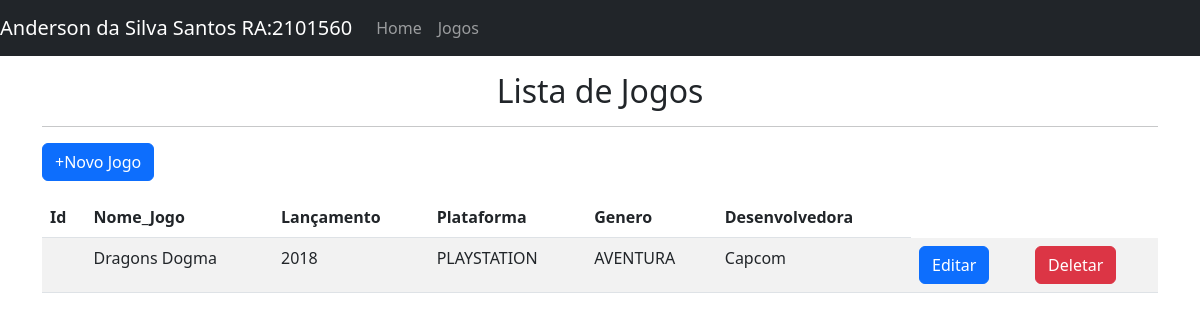
/games, run on an earlier commit of the app's database.
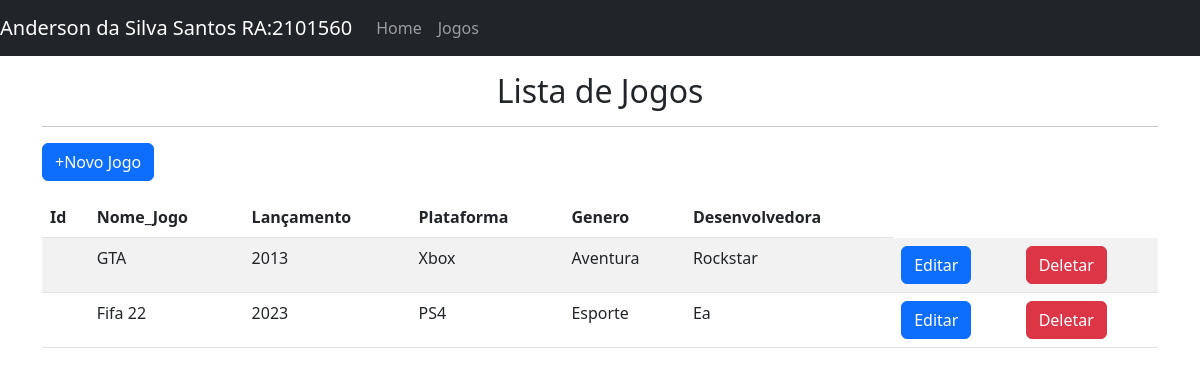
And on a later commit of the database.
### tables this page shows
CREATE TABLE registro_jogo (
    ID INTEGER PRIMARY KEY AUTOINCREMENT,
    NOME_JOGO TEXT,
    LANCAMENTO TEXT,
    PLATAFORMA TEXT,
    GENERO TEXT,
    DESENVOLVEDORA TEXT
);

### jogos.py (the view)
@app.route("/games")
def games():
    con = sql.connect ('registro_jogo.db')
    con.row_factory=sql.Row
    cur = con.cursor()
    cur.execute("select * from registro_jogo")
    data = cur.fetchall()
    return render_template ("games.html", datas=data)

### templates/games.html (shortened to what this page needs)
{% extends 'layout.html' %}
{% block body %}
<h2 style="text-align: center;">Lista de Jogos</h2>
    <hr>
<p class="text-right"> <a href="{{url_for('add_game')}}" class="btn btn-primary">+Novo Jogo</a></p>
<table class="table table-striped">
    <thead>
      <tr>
        <th scope="col">Id</th>
        <th scope="col">Nome_Jogo</th>
        <th scope="col">Lançamento</th>
        <th scope="col">Plataforma</th>
        <th scope="col">Genero</th>
        <th scope="col">Desenvolvedora</th>
      </tr>
    </thead>
    <tbody>
        {% for row in datas %}
      <tr>
        <td>{{loop.games}}</td>
        <td>{{row.NOME_JOGO}}</td>
        <td>{{row.LANCAMENTO}}</td>
        <td>{{row.PLATAFORMA}}</td>
        <td>{{row.GENERO}}</td>
        <td>{{row.DESENVOLVEDORA}}</td>
        <td><a href="{{url_for('edit_game',id=row.ID)}}" class="btn btn-primary">Editar</a></td>
        <td><a href="{{url_for('delete_game',id=row.ID)}}" class="btn btn-danger" onclick="return confirm ('Tem certeza que deseja apagar?')">Deletar </a></td>
      </tr>
        {% endfor %}
    </tbody>
  </table>
{% endblock %}

### templates/layout.html (shortened to what this page needs)
<!DOCTYPE html>
<html lang="pt-br">
<head>
        <link href="https://cdn.jsdelivr.net/npm/bootstrap@5.3.0-alpha1/dist/css/bootstrap.min.css" rel="stylesheet">
</head>
<body>
    <header>
        <nav class="navbar navbar-expand-lg navbar-dark bg-dark">
            <a class="navbar-brand" href="#">Anderson da Silva Santos RA:2101560 </a>
            <div class="collapse navbar-collapse" id="navbarNav">
              <ul class="navbar-nav">
                <li class="nav-item active">
                  <a class="nav-link" href="{{url_for('home')}}">Home </a>
                </li>
                <li class="nav-item">
                  <a class="nav-link" href="{{url_for('games')}}">Jogos</a>
                </li>
              </ul>
            </div>
          </nav>
    </header>
    <div class="container pt-3">
        {% block body %}
        {% endblock %}
    </div>
</body>
</html>

What changed in the data, as far as the page shows it:
changed registro_jogo: NOME_JOGO "Dragons Dogma" → "GTA"; LANCAMENTO "2018" → "2013"; PLATAFORMA "PLAYSTATION" → "Xbox"; GENERO "AVENTURA" → "Aventura"; DESENVOLVEDORA "Capcom" → "Rockstar"
added registro_jogo: NOME_JOGO "Fifa 22", LANCAMENTO "2023", PLATAFORMA "PS4", GENERO "Esporte", DESENVOLVEDORA "Ea"
